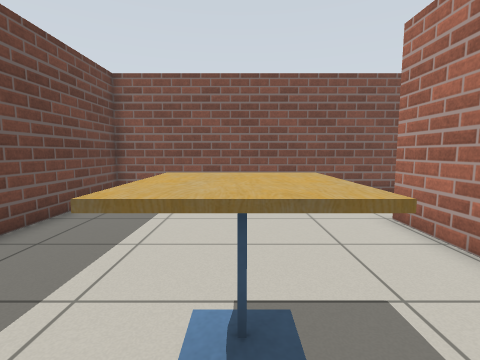
View 1 (above)

14 first-person views from a walk through a world built for the Gazebo simulator. The camera is 0.9 m above the floor, tilts 6° down and sees 85° across. The floor is counted in squares, 0.5 m on a side. Each view is taken from the middle of a square. On the plan, view 1 faces up. The plan holds only what a view shows up to about 15 squares ahead; the rest is blank.

View 2
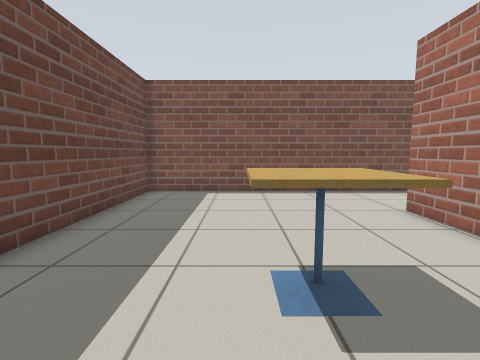

View 3
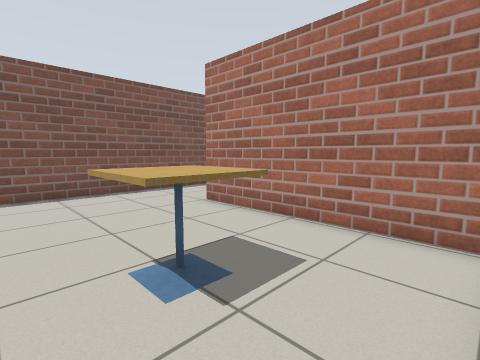

View 4
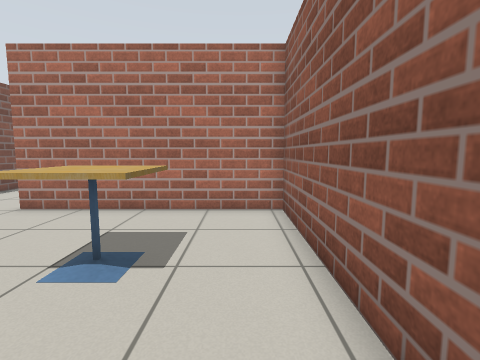

View 5
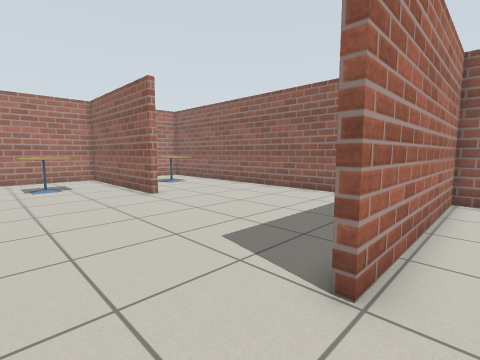

View 6
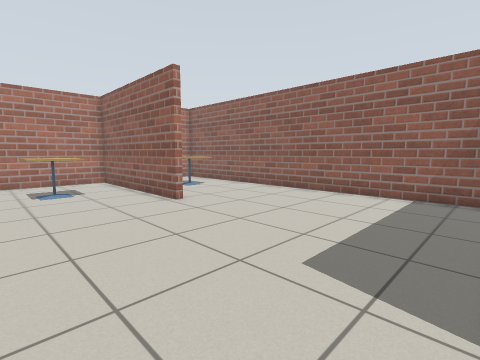

View 7
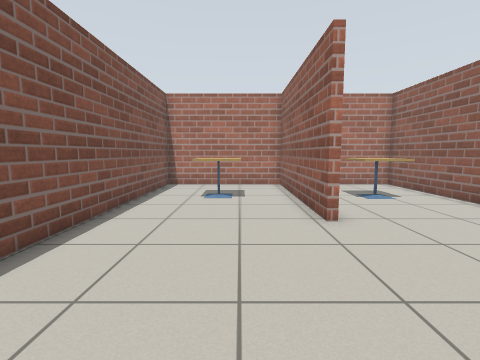

View 8
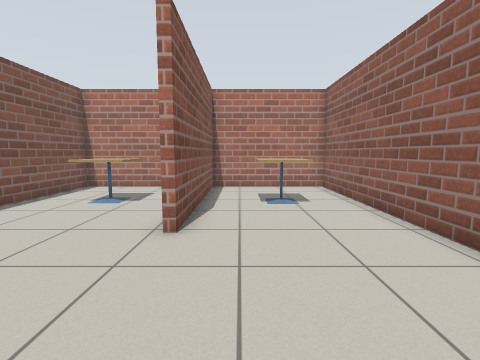

View 9
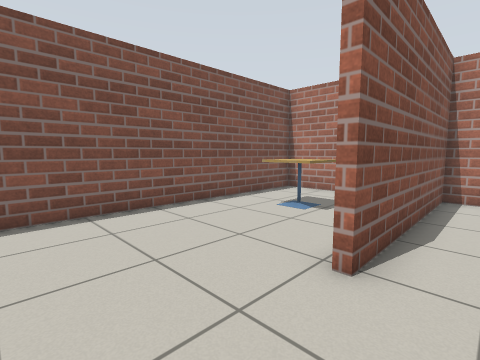

View 10
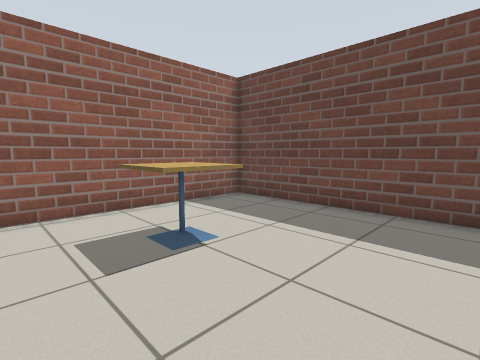

View 11
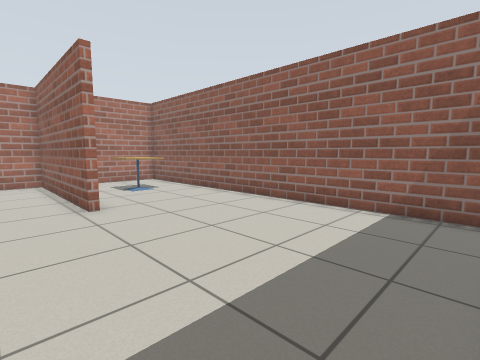

View 12
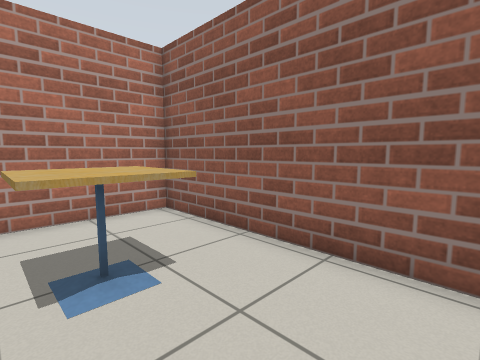

View 13
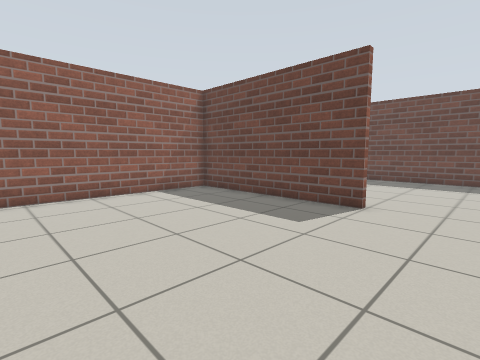

View 14
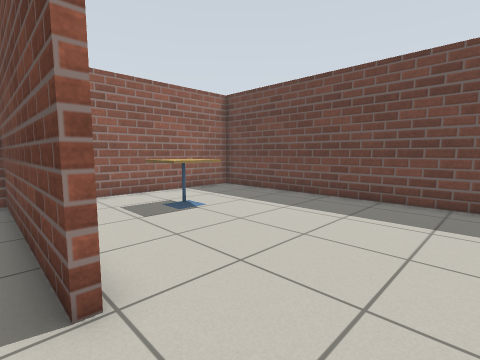

### Floor plan
Points are (right, up) in squares from view 1. A wall is a line through its corners. A room is listed if a view was taken in it or the views show most of it. See-through windows are left out.
Room 1 (views 1, 2, 3, 4, 5, 10)
walls: (4.5, 11) (-5.2, 11) (-5.2, -1.4) (4.1, -1.4) (4.1, 6.9) (4.4, 6.9)
ways out: opening at (4, 8.5) to room 2
objects: cafe table (-1, 2) to (1, 3)
Room 2 (views 6, 7, 8, 9, 11, 12, 13, 14)
walls: (13.6, 4.7) (21.7, 4.7) (21.7, 11) (4.5, 11); (4.4, 6.9) (4.4, -1.4) (21.7, -1.4) (21.7, 4.4) (13.6, 4.4)
ways out: opening at (4, 8.5) to room 1
objects: cafe table (17, 1) to (18, 2); cafe table (17, 7) to (18, 9)

Where each view was taken, in squares from view 1:
view 1: 0 up, 0 right, facing up
view 2: 1 down, 1 left, facing up
view 3: 1 down, 2 left, facing up-right
view 4: 0 up, 4 left, facing right
view 5: 10 up, 3 right, facing down-right
view 6: 10 up, 5 right, facing down-right
view 7: 7 up, 7 right, facing right
view 8: 3 up, 8 right, facing right
view 9: 3 up, 10 right, facing up-right
view 10: 7 up, 3 right, facing down-left
view 11: 7 up, 5 right, facing down-right
view 12: 9 up, 14 right, facing down-right
view 13: 10 up, 13 right, facing down-left
view 14: 10 up, 5 right, facing down-left
